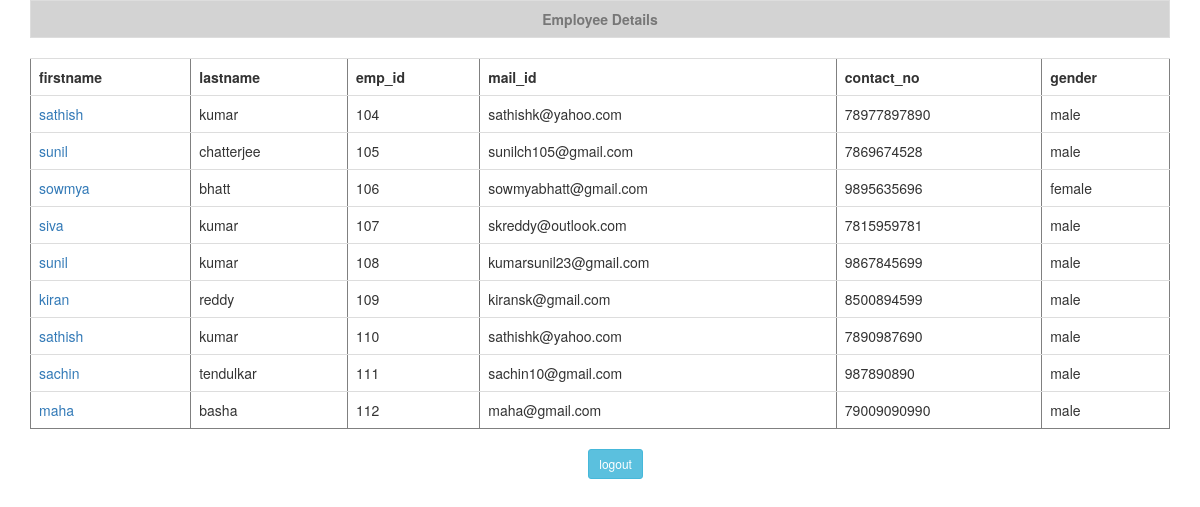
Screenshot of /empdetails/ with the database file from the repository.
### crud/models.py (models this page shows)
class Empdtls(models.Model):
	firstname=models.CharField(max_length=12)
	lastname=models.CharField(max_length=12)
	emp_id=models.AutoField(primary_key=True,max_length=9)
	mail_id=models.EmailField(max_length=23,blank=True)
	contact_no=models.IntegerField()
	gender=models.CharField(max_length=6)

### crud/views.py (the view)
# urls.py: url(r'^empdetails/',views.crudListView.as_view(),name= 'crud_List'),
class crudListView(ListView):
    model = Empdtls
    context_object_name='data'

### crud/templates/crud/Empdtls_List.html (shortened to what this page needs)
{% extends 'crud/base.html' %}
{% block content %}
<body>
<center>
<div class="container">
  <table class="table table-striped table-bordered table-hover table-condensed">
       <caption style="border: inherit; background-color: lightgrey; text-align:center;">
            <span class="align-left"><strong>Employee Details</strong></span>
        </caption>
   <table class='table' align="center" border="1" style="margin-top:20px">
       <tr>
           <th>firstname</th><th>lastname</th><th>emp_id</th><th>mail_id</th><th>contact_no</th><th>gender</th>{% if user.is_authenticated %}<th>Edit</th><th>Delete</th>{% endif %}
       </tr>
       {% for ele in data %}
       <tr>
           <td><a href="/viewdetails/{{ele.pk}}">{{ele.firstname}}</a></td>
           <td>{{ele.lastname}}</td>
           <td>{{ele.emp_id}}</td>
           <td>{{ele.mail_id}}</td>
           <td>{{ele.contact_no}}</td>
           <td>{{ele.gender}}</td>
       </tr>
       {%endfor%}
   </table>
</div>
<a href="/logout/" class="btn btn-info btn-sm"> logout </a>
</center>
</body>
{% endblock %}

### crud/templates/crud/base.html (shortened to what this page needs)
<!DOCTYPE html>
<html lang="en">
<head>
  <link rel="stylesheet" href="https://maxcdn.bootstrapcdn.com/bootstrap/3.3.7/css/bootstrap.min.css">
</head>
{% block content %}
{% endblock %}
</html>

### rows the page displays
Empdtls: firstname "sathish", lastname "kumar", emp_id "104", mail_id "sathishk@yahoo.com", contact_no "78977897890", gender "male"
Empdtls: firstname "sunil", lastname "chatterjee", emp_id "105", mail_id "sunilch105@gmail.com", contact_no "7869674528", gender "male"
Empdtls: firstname "sowmya", lastname "bhatt", emp_id "106", mail_id "sowmyabhatt@gmail.com", contact_no "9895635696", gender "female"
Empdtls: firstname "siva", lastname "kumar", emp_id "107", mail_id "skreddy@outlook.com", contact_no "7815959781", gender "male"
Empdtls: firstname "sunil", lastname "kumar", emp_id "108", mail_id "kumarsunil23@gmail.com", contact_no "9867845699", gender "male"
Empdtls: firstname "kiran", lastname "reddy", emp_id "109", mail_id "kiransk@gmail.com", contact_no "8500894599", gender "male"
Empdtls: firstname "sathish", lastname "kumar", emp_id "110", mail_id "sathishk@yahoo.com", contact_no "7890987690", gender "male"
Empdtls: firstname "sachin", lastname "tendulkar", emp_id "111", mail_id "sachin10@gmail.com", contact_no "987890890", gender "male"
Empdtls: firstname "maha", lastname "basha", emp_id "112", mail_id "maha@gmail.com", contact_no "79009090990", gender "male"
